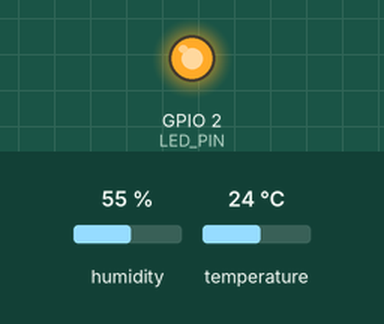
This program was run on a simulated ESP32. On the bench: output pins drawn as LEDs (lit = HIGH). The test bench sets the inputs (shaded band); at power-on: humidity 55 %, temperature 24 °C. WiFi joins after 1.5 s; servers stay silent unless stated; no MQTT or app messages arrive unless stated; what the program prints to the serial monitor is not drawn.

Above: at 1.6 s.
At 16.6 s:
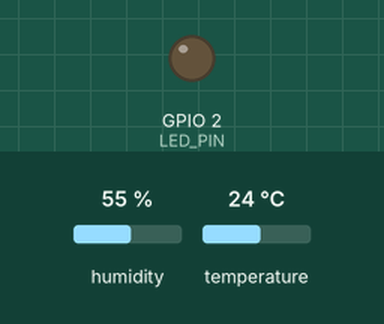
Timing chart, 0 to 40.6 s (numbered marks = the images above):
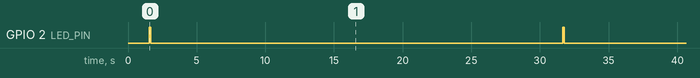

The program:

main.cpp
```cpp
/**
 * ESP32 Temperatursensor mit MQTT
 * -------------------------------
 * Liest DHT22 Sensor aus und sendet Daten via MQTT
 * Für IoT / Embedded-Portfolio
 */

#include <Arduino.h>
#include <WiFi.h>
#include <PubSubClient.h>
#include <DHT.h>

// === Konfiguration ===
#define DHTPIN 4
#define DHTTYPE DHT22
#define LED_PIN 2

const char *ssid = "WIFI_SSID";
const char *password = "WIFI_PASS";
const char *mqtt_server = "192.168.1.100";
const int mqtt_port = 1883;
const char *mqtt_topic = "sensor/temperature";

// === Globale Objekte ===
DHT dht(DHTPIN, DHTTYPE);
WiFiClient espClient;
PubSubClient client(espClient);

// === Forward Declarations ===
void connectWiFi();
void connectMQTT();
void sendSensorData();

void setup()
{
  Serial.begin(115200);
  pinMode(LED_PIN, OUTPUT);
  dht.begin();

  connectWiFi();
  client.setServer(mqtt_server, mqtt_port);
}

void loop()
{
  if (!client.connected())
  {
    connectMQTT();
  }
  client.loop();

  sendSensorData();
  delay(30000); // alle 30s senden
}

void connectWiFi()
{
  Serial.print("🔌 Verbinde mit WiFi");
  WiFi.begin(ssid, password);

  while (WiFi.status() != WL_CONNECTED)
  {
    delay(500);
    Serial.print(".");
  }
  Serial.println("\n✅ WiFi verbunden! IP: " + WiFi.localIP().toString());
}

void connectMQTT()
{
  while (!client.connected())
  {
    Serial.print("📡 Verbinde mit MQTT...");
    if (client.connect("ESP32_Sensor"))
    {
      Serial.println("✅ verbunden!");
    }
    else
    {
      Serial.print("❌ fehlgeschlagen (");
      Serial.print(client.state());
      Serial.println("). Retry in 5s...");
      delay(5000);
    }
  }
}

void sendSensorData()
{
  float temp = dht.readTemperature();
  float hum = dht.readHumidity();

  if (isnan(temp) || isnan(hum))
  {
    Serial.println("⚠️ Sensorfehler – keine Daten");
    return;
  }

  char payload[64];
  snprintf(payload, 64, "{\"temp\":%.1f,\"hum\":%.1f}", temp, hum);

  if (client.publish(mqtt_topic, payload))
  {
    digitalWrite(LED_PIN, HIGH);
    Serial.print("📤 Gesendet: ");
    Serial.println(payload);
    delay(100);
    digitalWrite(LED_PIN, LOW);
  }
  else
  {
    Serial.println("❌ Fehler beim Senden");
  }
}
```

Measured:
- by itself, GPIO 2 (LED_PIN): alternates HIGH for 0.10 s and LOW for 30.0 s
